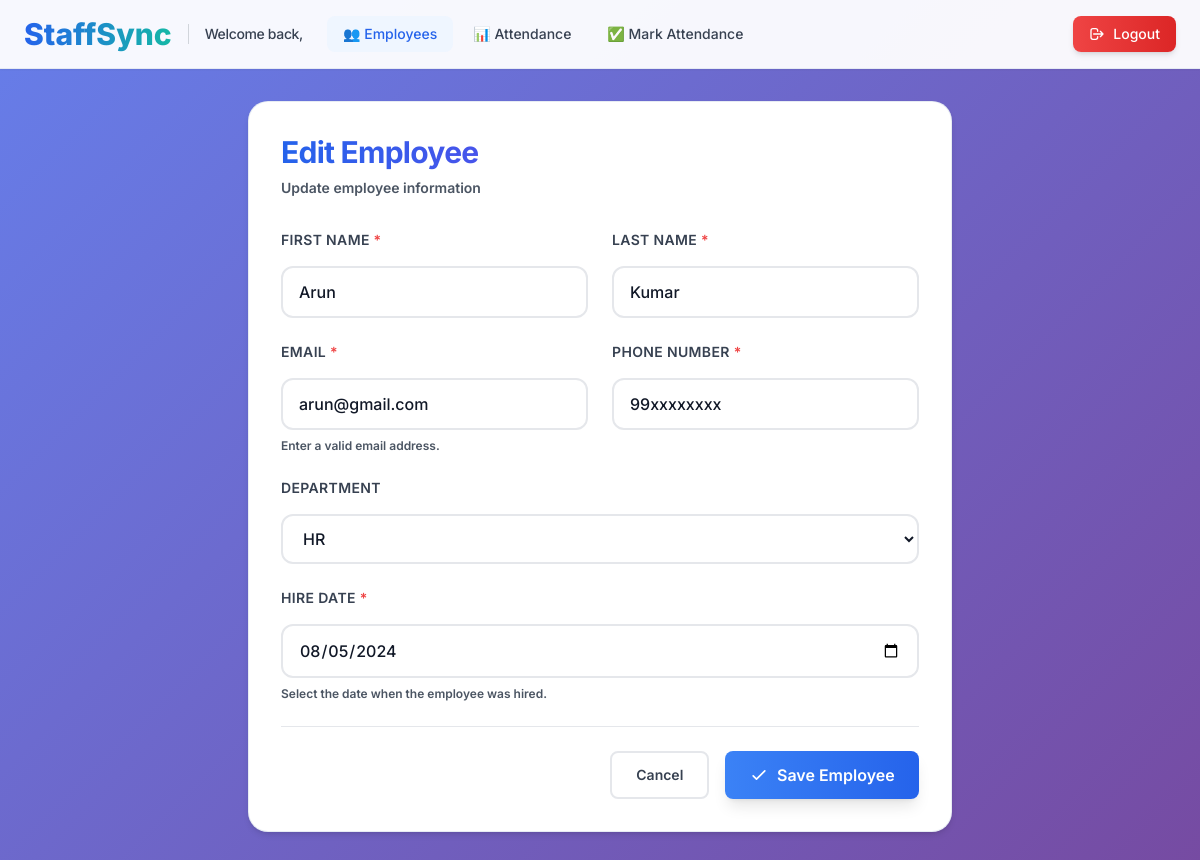
Page /employees/employee/1/edit/ on the committed database.
### employees/models.py (models this page shows, shortened)
class Employee(models.Model):
    first_name = models.CharField(max_length=100)
    last_name = models.CharField(max_length=100)
    email = models.EmailField(unique=True)
    phone_number = models.CharField(max_length=15)
    department = models.ForeignKey(Department, on_delete=models.SET_NULL, null=True, blank=True)
    hire_date = models.DateField()
    class Meta:
        ordering = ['first_name', 'last_name']
        verbose_name_plural = 'Employees'

### employees/views.py (the view)
# urls.py: path('employee/<int:pk>/edit/', views.employee_edit, name='employee_edit'),
def employee_edit(request, pk):
    employee = get_object_or_404(Employee, pk=pk)
    if request.method == "POST":
        form = EmployeeForm(request.POST, instance=employee)
        if form.is_valid():
            employee = form.save()
            messages.success(request, f'Employee {employee.first_name} {employee.last_name} has been updated successfully.')
            return redirect('employee_list')
        else:
            messages.error(request, 'Please correct the errors below.')
    else:
        form = EmployeeForm(instance=employee)
    return render(request, 'employees/employee_form.html', {'form': form, 'employee': employee})

### employees/models.py (called while the page is built)
    def __str__(self):
        return self.name

### employees/templates/employees/employee_form.html (shortened to what this page needs)
{% load static %}
<!DOCTYPE html>
<html lang="en">
<head>
    <script src="https://cdn.tailwindcss.com"></script>
    <link rel="stylesheet" href="{% static 'admin.css' %}">
</head>
<body class="fade-in">
    <header class="admin-header sticky top-0 z-40 py-4 px-6">
        <div class="max-w-7xl mx-auto flex justify-between items-center">
            <div class="flex items-center space-x-6">
            <div class="flex items-center space-x-4">
                    <a href="{% url 'dashboard' %}" class="flex items-center space-x-2">
                        <span class="text-2xl md:text-3xl font-extrabold bg-gradient-to-r from-blue-600 to-teal-500 bg-clip-text text-transparent">StaffSync</span>
                    </a>
                    <div class="hidden md:block border-l border-gray-300 pl-4">
                        <h2 class="text-sm font-medium text-gray-600">Welcome back,</h2>
                    </div>
                </div>
                <nav class="hidden md:flex items-center space-x-1">
                    <a href="{% url 'employee_list' %}" class="px-4 py-2 text-sm font-medium text-blue-600 bg-blue-50 rounded-lg transition-all duration-200">👥 Employees</a>
                    <a href="{% url 'attendance_list' %}" class="px-4 py-2 text-sm font-medium text-gray-700 hover:text-blue-600 hover:bg-blue-50 rounded-lg transition-all duration-200">📊 Attendance</a>
                    <a href="{% url 'mark_attendance' %}" class="px-4 py-2 text-sm font-medium text-gray-700 hover:text-blue-600 hover:bg-blue-50 rounded-lg transition-all duration-200">✅ Mark Attendance</a>
                </nav>
            </div>
            <div class="flex items-center space-x-4">
                <a href="{% url 'logout' %}" class="inline-flex items-center px-4 py-2 text-sm font-medium text-white bg-gradient-to-r from-red-500 to-red-600 rounded-lg hover:from-red-600 hover:to-red-700 shadow-md hover:shadow-lg transition-all duration-200">
                    <svg class="w-4 h-4 mr-2" fill="none" stroke="currentColor" viewBox="0 0 24 24">
                        <path stroke-linecap="round" stroke-linejoin="round" stroke-width="2" d="M17 16l4-4m0 0l-4-4m4 4H7m6 4v1a3 3 0 01-3 3H6a3 3 0 01-3-3V7a3 3 0 013-3h4a3 3 0 013 3v1"></path>
                    </svg>
                    Logout
                </a>
            </div>
        </div>
    </header>
    <main class="max-w-3xl mx-auto px-4 sm:px-6 lg:px-8 py-8">
        <div class="card fade-in p-6 md:p-8">
            <div class="mb-8">
                <h1 class="text-3xl font-bold bg-gradient-to-r from-blue-600 to-purple-600 bg-clip-text text-transparent mb-2">
                </h1>
                <p class="text-sm text-gray-500">{% if employee %}Update employee information{% else %}Add a new team member to the system{% endif %}</p>
    </div>
            <form method="post" class="space-y-6">
                <div class="grid grid-cols-1 md:grid-cols-2 gap-6">
                    {% for field in form %}
                    <div class="space-y-2 {% if forloop.counter > 4 %}md:col-span-2{% endif %}">
                        <label for="{{ field.id_for_label }}" class="block text-sm font-semibold text-gray-700 uppercase tracking-wide">
                            {{ field.label }}
                            {% if field.field.required %}<span class="text-red-500">*</span>{% endif %}
                        </label>
                        {{ field }}
                        {% if field.help_text %}
                            <p class="text-xs text-gray-500">{{ field.help_text }}</p>
                        {% endif %}
                    </div>
                    {% endfor %}
                </div>
                <div class="flex flex-col sm:flex-row justify-end space-y-3 sm:space-y-0 sm:space-x-4 pt-6 border-t border-gray-200">
                    <a href="{% url 'employee_list' %}" class="inline-flex items-center justify-center px-6 py-3 text-sm font-semibold text-gray-700 bg-white border-2 border-gray-200 rounded-lg hover:bg-gray-50 hover:border-gray-300 transition-all duration-200">
                        Cancel
                    </a>
                    <button type="submit" class="inline-flex items-center justify-center px-6 py-3 bg-gradient-to-r from-blue-500 to-blue-600 text-white font-semibold rounded-lg shadow-lg hover:shadow-xl hover:from-blue-600 hover:to-blue-700 transition-all duration-200 transform hover:scale-105">
                        <svg class="w-5 h-5 mr-2" fill="none" stroke="currentColor" viewBox="0 0 24 24">
                            <path stroke-linecap="round" stroke-linejoin="round" stroke-width="2" d="M5 13l4 4L19 7"></path>
                        </svg>
                        Save Employee
                    </button>
                </div>
        </form>
    </div>
    </main>
</body>
</html>

### employees/static/admin.css (style rules this page uses)
:root { --primary-blue: #2563eb; --primary-blue-dark: #1d4ed8; --primary-blue-light: #3b82f6; --success-green: #10b981; --danger-red: #ef4444; --warning-yellow: #f59e0b; --gray-50: #f9fafb; --gray-100: #f3f4f6; --gray-200: #e5e7eb; --gray-300: #d1d5db; --gray-600: #4b5563; --gray-700: #374151; --gray-800: #1f2937; --gray-900: #111827; --space-xs: 0.25rem; --space-sm: 0.5rem; --space-md: 1rem; --space-lg: 1.5rem; --space-xl: 2rem; --space-2xl: 3rem; --space-3xl: 4rem; --font-xs: 0.75rem; --font-sm: 0.875rem; --font-base: 1rem; --font-lg: 1.125rem; --font-xl: 1.25rem; --font-2xl: 1.5rem; --font-3xl: 1.875rem; --font-4xl: 2.25rem; --radius-sm: 0.375rem; --radius-md: 0.5rem; --radius-lg: 0.75rem; --radius-xl: 1rem; --radius-2xl: 1.25rem; --radius-full: 9999px; --shadow-sm: 0 1px 2px 0 rgba(0, 0, 0, 0.05); --shadow-md: 0 4px 6px -1px rgba(0, 0, 0, 0.1), 0 2px 4px -1px rgba(0, 0, 0, 0.06); --shadow-lg: 0 10px 15px -3px rgba(0, 0, 0, 0.1), 0 4px 6px -2px rgba(0, 0, 0, 0.05); --shadow-xl: 0 20px 25px -5px rgba(0, 0, 0, 0.1), 0 10px 10px -5px rgba(0, 0, 0, 0.04); --shadow-2xl: 0 25px 50px -12px rgba(0, 0, 0, 0.25); --transition-fast: 150ms cubic-bezier(0.4, 0, 0.2, 1); --transition-base: 200ms cubic-bezier(0.4, 0, 0.2, 1); --transition-slow: 300ms cubic-bezier(0.4, 0, 0.2, 1); --transition-bounce: 400ms cubic-bezier(0.34, 1.56, 0.64, 1); --z-dropdown: 1000; --z-sticky: 1020; --z-fixed: 1030; --z-modal-backdrop: 1040; --z-modal: 1050; --z-popover: 1060; --z-tooltip: 1070; }
*, *::before, *::after { box-sizing: border-box; }
* { transition-property: background-color, border-color, color, fill, stroke, opacity, box-shadow, transform; transition-duration: var(--transition-base); transition-timing-function: cubic-bezier(0.4, 0, 0.2, 1); }
.card, .stat-card, button, .sidebar-link, .mobile-menu-btn { will-change: transform; backface-visibility: hidden; -webkit-font-smoothing: antialiased; -moz-osx-font-smoothing: grayscale; }
body { font-family: 'Inter', -apple-system, BlinkMacSystemFont, 'Segoe UI', Roboto, sans-serif; background: linear-gradient(135deg, #667eea 0%, #764ba2 100%); background-attachment: fixed; min-height: 100vh; color: #1f2937; -webkit-font-smoothing: antialiased; -moz-osx-font-smoothing: grayscale; text-rendering: optimizeLegibility; font-weight: 500; }
p, span, div { color: #1f2937; }
.text-gray-500 { color: #4b5563 !important; font-weight: 600; }
.text-gray-600 { color: #374151 !important; font-weight: 600; }
h1, h2, h3, h4, h5, h6 { font-weight: 700; color: #111827; letter-spacing: -0.025em; }
.card { background: white; border-radius: var(--radius-2xl); box-shadow: var(--shadow-md); transition: all var(--transition-bounce); border: 1px solid rgba(226, 232, 240, 0.8); position: relative; overflow: hidden; }
.card::before { content: ''; position: absolute; top: 0; left: 0; right: 0; height: 3px; background: linear-gradient(90deg, #3b82f6 0%, #8b5cf6 100%); transform: scaleX(0); transform-origin: left; transition: transform var(--transition-slow); opacity: 0; }
.admin-header { background: rgba(255, 255, 255, 0.95); backdrop-filter: blur(12px) saturate(180%); -webkit-backdrop-filter: blur(12px) saturate(180%); box-shadow: var(--shadow-sm); border-bottom: 1px solid rgba(226, 232, 240, 0.8); position: sticky; top: 0; z-index: var(--z-sticky); }
input[type="text"], input[type="email"], input[type="date"], input[type="tel"], input[type="number"], select, textarea { width: 100%; padding: 0.75rem 1rem; font-size: var(--font-base); line-height: 1.5; color: var(--gray-900); background-color: white; border: 2px solid var(--gray-200); border-radius: var(--radius-lg); transition: all var(--transition-base); font-family: inherit; }
input::placeholder, textarea::placeholder { color: var(--gray-400); opacity: 1; }
label { display: block; font-size: var(--font-sm); font-weight: 600; color: var(--gray-700); margin-bottom: 0.5rem; line-height: 1.5; }
.fade-in { animation: fadeIn 0.4s cubic-bezier(0.4, 0, 0.2, 1); will-change: opacity, transform; }
.card { animation: scaleIn 0.3s cubic-bezier(0.4, 0, 0.2, 1) backwards; will-change: opacity, transform; }
.card:nth-of-type(1) { animation-delay: 0.1s; }
.fade-in { animation: fadeIn 0.5s ease-out; }
.card { animation: scaleIn 0.4s ease-out backwards; }
.card:nth-of-type(1) { animation-delay: 0.2s; }

### employees/templates/employees/employee_form.html (style rules this page uses)
body { font-family: 'Inter', sans-serif; }

### rows in the picture
Employee: form "Arun" "Kumar" "arun@gmail.com" "99xxxxxxxx" "HR" "08/05/2024"

### other values in the picture
{{ field.label }} "FIRST NAME" "LAST NAME" "EMAIL" "PHONE NUMBER" "DEPARTMENT" "HIRE DATE"
{{ field.help_text }} "Enter a valid email address." "Select the date when the employee was hired."
